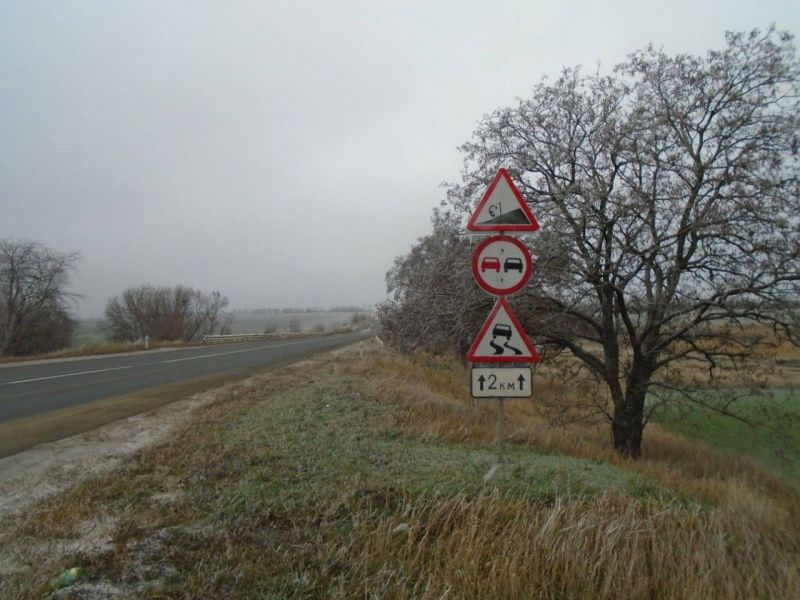
#> input picture znak.jpg, 800 x 600 px
$ python marr-hildreth-edge.py
#> lines starting #> are read from the running program, lines starting #| are printed output that depends on the picture

import argparse
import numpy as np
import skimage.io as io
import matplotlib.pyplot as plt

from skimage import color
from mpl_toolkits.mplot3d import Axes3D


def edgesMarrHildreth(img, sigma):

    size = int(2*(np.ceil(3*sigma))+1)

    x, y = np.meshgrid(np.arange(-size/2+1, size/2+1),
                       np.arange(-size/2+1, size/2+1))

    normal = 1 / (2.0 * np.pi * sigma**2)

    kernel = ((x**2 + y**2 - (2.0*sigma**2)) / sigma**4) * \
        np.exp(-(x**2+y**2) / (2.0*sigma**2)) / normal  # LoG filter

    kern_size = kernel.shape[0]
    log = np.zeros_like(img, dtype=float)

    # applying filter
    for i in range(img.shape[0]-(kern_size-1)):
        for j in range(img.shape[1]-(kern_size-1)):
            window = img[i:i+kern_size, j:j+kern_size] * kernel
            log[i, j] = np.sum(window)

    log = log.astype(np.int64, copy=False)

    zero_crossing = np.zeros_like(log)

    # computing zero crossing
    for i in range(log.shape[0]-(kern_size-1)):
        for j in range(log.shape[1]-(kern_size-1)):
            if log[i][j] == 0:
                if (log[i][j-1] < 0 and log[i][j+1] > 0) or (log[i][j-1] < 0 and log[i][j+1] < 0) or (log[i-1][j] < 0 and log[i+1][j] > 0) or (log[i-1][j] > 0 and log[i+1][j] < 0):
                    zero_crossing[i][j] = 255
            if log[i][j] < 0:
                if (log[i][j-1] > 0) or (log[i][j+1] > 0) or (log[i-1][j] > 0) or (log[i+1][j] > 0):
                    zero_crossing[i][j] = 255

    # plotting images
    fig = plt.figure()
    a = fig.add_subplot(1, 2, 1)
    imgplot = plt.imshow(log, cmap='gray')
    a.set_title('Laplacian of Gaussian')
    a = fig.add_subplot(1, 2, 2)
    imgplot = plt.imshow(zero_crossing, cmap='gray')
    string = 'Zero Crossing sigma = '
    string += (str(sigma))
    a.set_title(string)
    plt.show()

    return log, zero_crossing


def main():
    img = io.imread(fname="znak.jpg")
#> img is the input picture: shape (600, 800, 3); mean R, G, B 124.3, 124.3, 117.6
    img = color.rgb2gray(img)
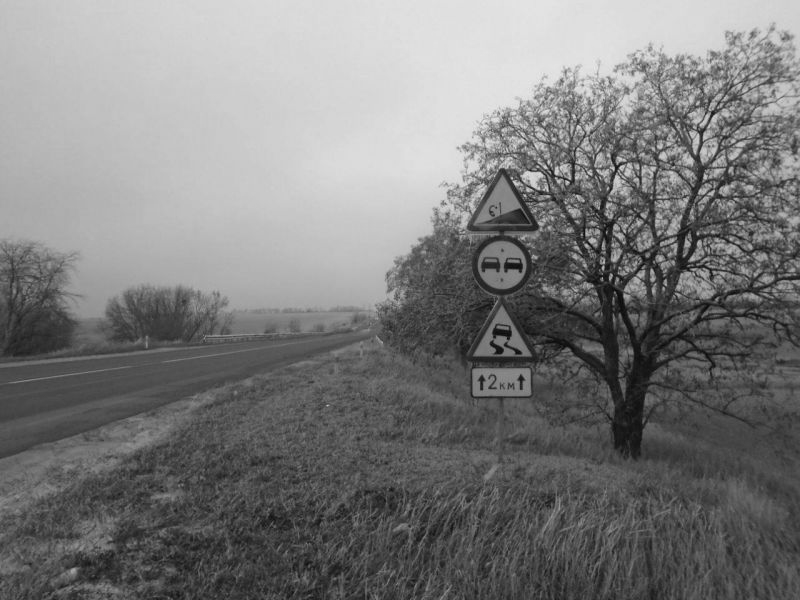
#> img: shape (600, 800) float64; min 0.0322, max 0.934, mean 0.486

    log, zero_crossing = edgesMarrHildreth(img, 1.25)
#> after the loop in edgesMarrHildreth, `for i in range(img.shape[0]-(kern_size-1)):`:
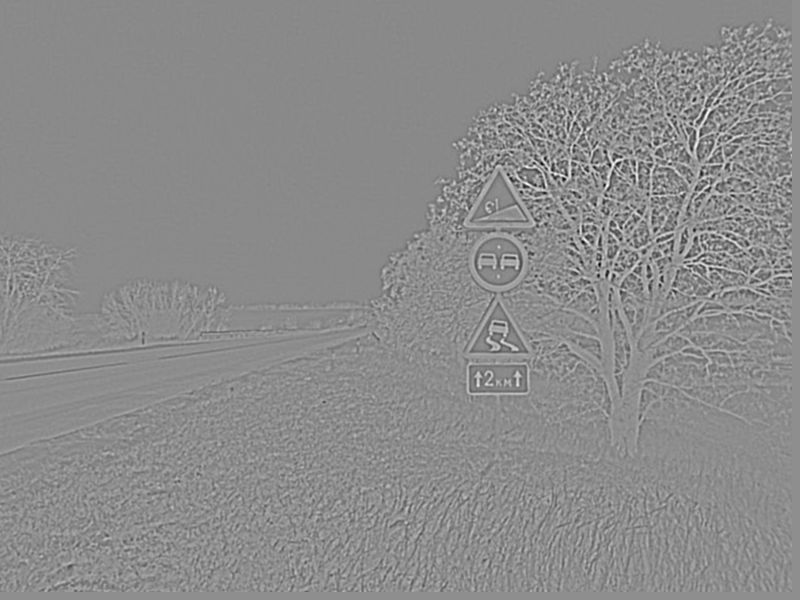
#> log: shape (600, 800) float64; min -18.37, max 14.4, mean -0.388; drawn with min black and max white
#> after the loop in edgesMarrHildreth, `for i in range(log.shape[0]-(kern_size-1)):`:
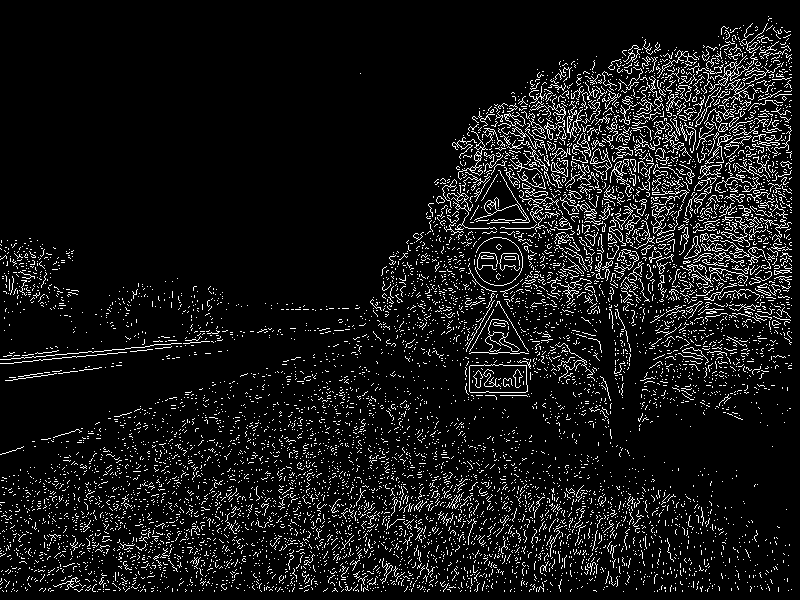
#> zero_crossing: shape (600, 800) int64; 8.2% white in thin lines or dots
#> in edgesMarrHildreth, `plt.show()`:
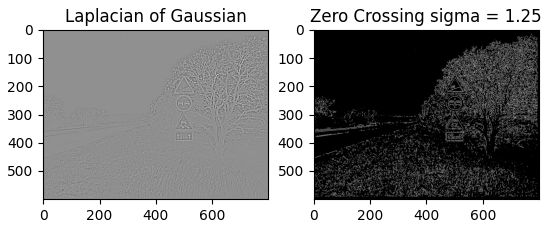
#> figure drawn by matplotlib, 2 panels

#> (the run stopped early here; a loop or call above may not have finished)
